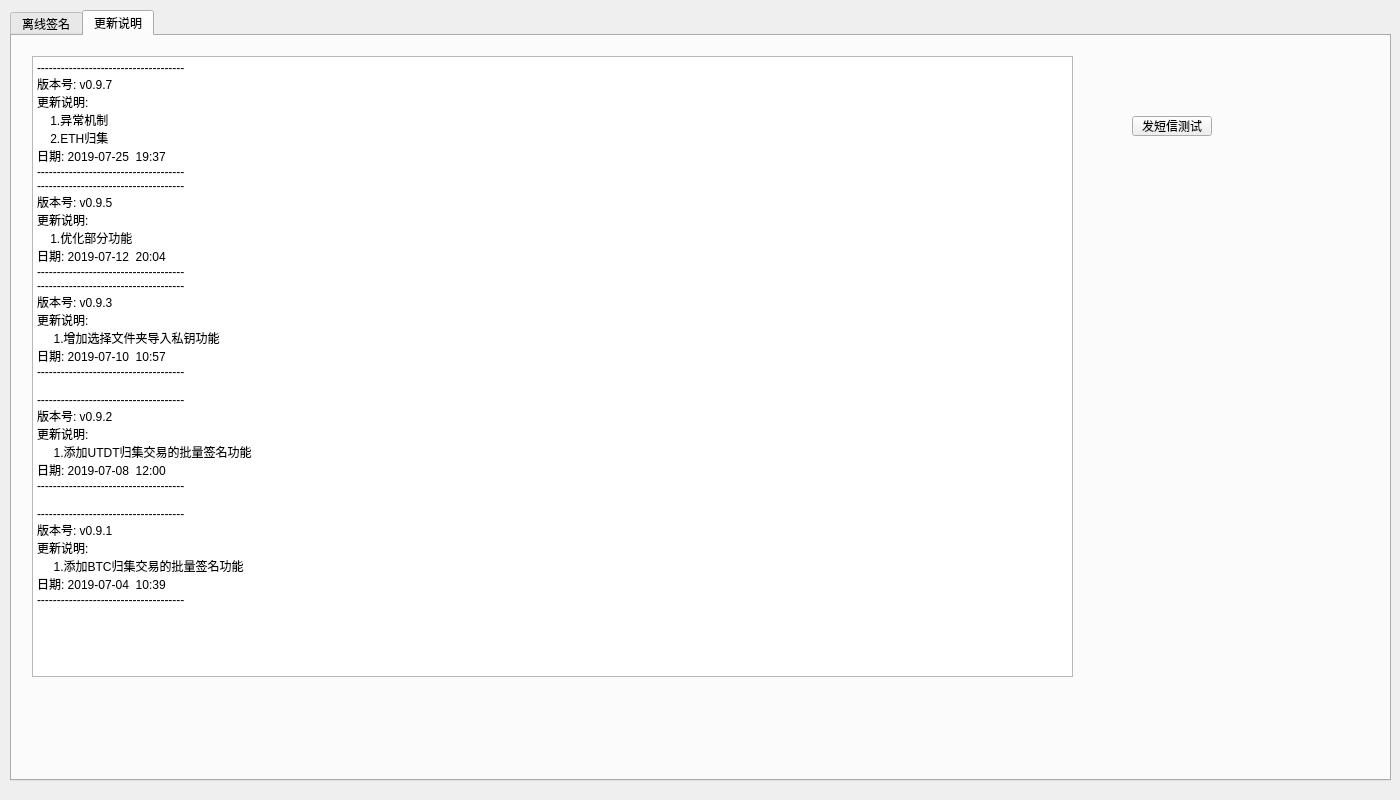
<?xml version="1.0" encoding="UTF-8"?>
<ui version="4.0">
 <class>CMainWindow</class>
 <widget class="QWidget" name="CMainWindow">
  <property name="geometry">
   <rect>
    <x>0</x>
    <y>0</y>
    <width>1400</width>
    <height>800</height>
   </rect>
  </property>
  <property name="minimumSize">
   <size>
    <width>1400</width>
    <height>800</height>
   </size>
  </property>
  <property name="maximumSize">
   <size>
    <width>1400</width>
    <height>800</height>
   </size>
  </property>
  <property name="windowTitle">
   <string>离线签名平台</string>
  </property>
  <widget class="QTabWidget" name="tabWidget">
   <property name="enabled">
    <bool>true</bool>
   </property>
   <property name="geometry">
    <rect>
     <x>10</x>
     <y>10</y>
     <width>1381</width>
     <height>771</height>
    </rect>
   </property>
   <property name="currentIndex">
    <number>1</number>
   </property>
   <widget class="QWidget" name="tabw_tx_off_sig">
    <attribute name="title">
     <string>离线签名</string>
    </attribute>
    <widget class="QLineEdit" name="le_tx_file_path">
     <property name="geometry">
      <rect>
       <x>370</x>
       <y>10</y>
       <width>281</width>
       <height>35</height>
      </rect>
     </property>
     <property name="minimumSize">
      <size>
       <width>281</width>
       <height>35</height>
      </size>
     </property>
     <property name="maximumSize">
      <size>
       <width>281</width>
       <height>35</height>
      </size>
     </property>
     <property name="cursor">
      <cursorShape>PointingHandCursor</cursorShape>
     </property>
     <property name="readOnly">
      <bool>true</bool>
     </property>
    </widget>
    <widget class="QPushButton" name="btn_import_tx_file">
     <property name="geometry">
      <rect>
       <x>680</x>
       <y>10</y>
       <width>150</width>
       <height>35</height>
      </rect>
     </property>
     <property name="minimumSize">
      <size>
       <width>150</width>
       <height>35</height>
      </size>
     </property>
     <property name="maximumSize">
      <size>
       <width>150</width>
       <height>35</height>
      </size>
     </property>
     <property name="cursor">
      <cursorShape>PointingHandCursor</cursorShape>
     </property>
     <property name="text">
      <string>导入交易文件</string>
     </property>
    </widget>
    <widget class="QPushButton" name="btn_sig_sel_tx">
     <property name="geometry">
      <rect>
       <x>1020</x>
       <y>10</y>
       <width>150</width>
       <height>35</height>
      </rect>
     </property>
     <property name="minimumSize">
      <size>
       <width>150</width>
       <height>35</height>
      </size>
     </property>
     <property name="maximumSize">
      <size>
       <width>150</width>
       <height>35</height>
      </size>
     </property>
     <property name="cursor">
      <cursorShape>PointingHandCursor</cursorShape>
     </property>
     <property name="text">
      <string>确认签名选中</string>
     </property>
    </widget>
    <widget class="QTableWidget" name="tbw_sign_withdraw_tx">
     <property name="geometry">
      <rect>
       <x>30</x>
       <y>60</y>
       <width>1320</width>
       <height>670</height>
      </rect>
     </property>
    </widget>
    <widget class="QPushButton" name="btn_export_tx_file">
     <property name="geometry">
      <rect>
       <x>1200</x>
       <y>10</y>
       <width>150</width>
       <height>35</height>
      </rect>
     </property>
     <property name="minimumSize">
      <size>
       <width>150</width>
       <height>35</height>
      </size>
     </property>
     <property name="maximumSize">
      <size>
       <width>150</width>
       <height>35</height>
      </size>
     </property>
     <property name="cursor">
      <cursorShape>PointingHandCursor</cursorShape>
     </property>
     <property name="text">
      <string>导出已签名交易文件</string>
     </property>
    </widget>
    <widget class="QComboBox" name="cbx_coin_type">
     <property name="geometry">
      <rect>
       <x>210</x>
       <y>10</y>
       <width>131</width>
       <height>35</height>
      </rect>
     </property>
     <property name="minimumSize">
      <size>
       <width>131</width>
       <height>35</height>
      </size>
     </property>
     <property name="maximumSize">
      <size>
       <width>131</width>
       <height>35</height>
      </size>
     </property>
     <property name="cursor">
      <cursorShape>ArrowCursor</cursorShape>
     </property>
     <item>
      <property name="text">
       <string>请选择币种</string>
      </property>
     </item>
    </widget>
    <widget class="QLabel" name="label">
     <property name="geometry">
      <rect>
       <x>150</x>
       <y>10</y>
       <width>50</width>
       <height>35</height>
      </rect>
     </property>
     <property name="minimumSize">
      <size>
       <width>50</width>
       <height>35</height>
      </size>
     </property>
     <property name="maximumSize">
      <size>
       <width>50</width>
       <height>35</height>
      </size>
     </property>
     <property name="cursor">
      <cursorShape>ArrowCursor</cursorShape>
     </property>
     <property name="text">
      <string>币种:</string>
     </property>
    </widget>
    <widget class="QPushButton" name="btn_ImportPrivKey">
     <property name="geometry">
      <rect>
       <x>850</x>
       <y>10</y>
       <width>150</width>
       <height>35</height>
      </rect>
     </property>
     <property name="minimumSize">
      <size>
       <width>150</width>
       <height>35</height>
      </size>
     </property>
     <property name="maximumSize">
      <size>
       <width>150</width>
       <height>35</height>
      </size>
     </property>
     <property name="cursor">
      <cursorShape>PointingHandCursor</cursorShape>
     </property>
     <property name="text">
      <string>导入私钥</string>
     </property>
    </widget>
    <widget class="QCheckBox" name="checkBox_SelAll">
     <property name="geometry">
      <rect>
       <x>40</x>
       <y>20</y>
       <width>73</width>
       <height>18</height>
      </rect>
     </property>
     <property name="text">
      <string>全选</string>
     </property>
    </widget>
   </widget>
   <widget class="QWidget" name="tabw_update_log">
    <attribute name="title">
     <string>更新说明</string>
    </attribute>
    <widget class="QTextEdit" name="textEdit">
     <property name="geometry">
      <rect>
       <x>20</x>
       <y>20</y>
       <width>1041</width>
       <height>621</height>
      </rect>
     </property>
     <property name="html">
      <string>&lt;!DOCTYPE HTML PUBLIC &quot;-//W3C//DTD HTML 4.0//EN&quot; &quot;http://www.w3.org/TR/REC-html40/strict.dtd&quot;&gt;
&lt;html&gt;&lt;head&gt;&lt;meta name=&quot;qrichtext&quot; content=&quot;1&quot; /&gt;&lt;style type=&quot;text/css&quot;&gt;
p, li { white-space: pre-wrap; }
&lt;/style&gt;&lt;/head&gt;&lt;body style=&quot; font-family:'SimSun'; font-size:9pt; font-weight:400; font-style:normal;&quot;&gt;
&lt;p style=&quot; margin-top:0px; margin-bottom:0px; margin-left:0px; margin-right:0px; -qt-block-indent:0; text-indent:0px;&quot;&gt;-------------------------------------&lt;/p&gt;
&lt;p style=&quot; margin-top:0px; margin-bottom:0px; margin-left:0px; margin-right:0px; -qt-block-indent:0; text-indent:0px;&quot;&gt;版本号: v0.9.7&lt;/p&gt;
&lt;p style=&quot; margin-top:0px; margin-bottom:0px; margin-left:0px; margin-right:0px; -qt-block-indent:0; text-indent:0px;&quot;&gt;更新说明: &lt;/p&gt;
&lt;p style=&quot; margin-top:0px; margin-bottom:0px; margin-left:0px; margin-right:0px; -qt-block-indent:0; text-indent:0px;&quot;&gt;    1.异常机制&lt;/p&gt;
&lt;p style=&quot; margin-top:0px; margin-bottom:0px; margin-left:0px; margin-right:0px; -qt-block-indent:0; text-indent:0px;&quot;&gt;    2.ETH归集&lt;/p&gt;
&lt;p style=&quot; margin-top:0px; margin-bottom:0px; margin-left:0px; margin-right:0px; -qt-block-indent:0; text-indent:0px;&quot;&gt;日期: 2019-07-25  19:37&lt;/p&gt;
&lt;p style=&quot; margin-top:0px; margin-bottom:0px; margin-left:0px; margin-right:0px; -qt-block-indent:0; text-indent:0px;&quot;&gt;-------------------------------------&lt;/p&gt;
&lt;p style=&quot; margin-top:0px; margin-bottom:0px; margin-left:0px; margin-right:0px; -qt-block-indent:0; text-indent:0px;&quot;&gt;-------------------------------------&lt;/p&gt;
&lt;p style=&quot; margin-top:0px; margin-bottom:0px; margin-left:0px; margin-right:0px; -qt-block-indent:0; text-indent:0px;&quot;&gt;版本号: v0.9.5&lt;/p&gt;
&lt;p style=&quot; margin-top:0px; margin-bottom:0px; margin-left:0px; margin-right:0px; -qt-block-indent:0; text-indent:0px;&quot;&gt;更新说明: &lt;/p&gt;
&lt;p style=&quot; margin-top:0px; margin-bottom:0px; margin-left:0px; margin-right:0px; -qt-block-indent:0; text-indent:0px;&quot;&gt;    1.优化部分功能&lt;/p&gt;
&lt;p style=&quot; margin-top:0px; margin-bottom:0px; margin-left:0px; margin-right:0px; -qt-block-indent:0; text-indent:0px;&quot;&gt;日期: 2019-07-12  20:04&lt;/p&gt;
&lt;p style=&quot; margin-top:0px; margin-bottom:0px; margin-left:0px; margin-right:0px; -qt-block-indent:0; text-indent:0px;&quot;&gt;-------------------------------------&lt;/p&gt;
&lt;p style=&quot; margin-top:0px; margin-bottom:0px; margin-left:0px; margin-right:0px; -qt-block-indent:0; text-indent:0px;&quot;&gt;-------------------------------------&lt;/p&gt;
&lt;p style=&quot; margin-top:0px; margin-bottom:0px; margin-left:0px; margin-right:0px; -qt-block-indent:0; text-indent:0px;&quot;&gt;版本号: v0.9.3&lt;/p&gt;
&lt;p style=&quot; margin-top:0px; margin-bottom:0px; margin-left:0px; margin-right:0px; -qt-block-indent:0; text-indent:0px;&quot;&gt;更新说明: &lt;/p&gt;
&lt;p style=&quot; margin-top:0px; margin-bottom:0px; margin-left:0px; margin-right:0px; -qt-block-indent:0; text-indent:0px;&quot;&gt;     1.增加选择文件夹导入私钥功能&lt;/p&gt;
&lt;p style=&quot; margin-top:0px; margin-bottom:0px; margin-left:0px; margin-right:0px; -qt-block-indent:0; text-indent:0px;&quot;&gt;日期: 2019-07-10  10:57&lt;/p&gt;
&lt;p style=&quot; margin-top:0px; margin-bottom:0px; margin-left:0px; margin-right:0px; -qt-block-indent:0; text-indent:0px;&quot;&gt;-------------------------------------&lt;/p&gt;
&lt;p style=&quot;-qt-paragraph-type:empty; margin-top:0px; margin-bottom:0px; margin-left:0px; margin-right:0px; -qt-block-indent:0; text-indent:0px;&quot;&gt;&lt;br /&gt;&lt;/p&gt;
&lt;p style=&quot; margin-top:0px; margin-bottom:0px; margin-left:0px; margin-right:0px; -qt-block-indent:0; text-indent:0px;&quot;&gt;-------------------------------------&lt;/p&gt;
&lt;p style=&quot; margin-top:0px; margin-bottom:0px; margin-left:0px; margin-right:0px; -qt-block-indent:0; text-indent:0px;&quot;&gt;版本号: v0.9.2&lt;/p&gt;
&lt;p style=&quot; margin-top:0px; margin-bottom:0px; margin-left:0px; margin-right:0px; -qt-block-indent:0; text-indent:0px;&quot;&gt;更新说明: &lt;/p&gt;
&lt;p style=&quot; margin-top:0px; margin-bottom:0px; margin-left:0px; margin-right:0px; -qt-block-indent:0; text-indent:0px;&quot;&gt;     1.添加UTDT归集交易的批量签名功能&lt;/p&gt;
&lt;p style=&quot; margin-top:0px; margin-bottom:0px; margin-left:0px; margin-right:0px; -qt-block-indent:0; text-indent:0px;&quot;&gt;日期: 2019-07-08  12:00&lt;/p&gt;
&lt;p style=&quot; margin-top:0px; margin-bottom:0px; margin-left:0px; margin-right:0px; -qt-block-indent:0; text-indent:0px;&quot;&gt;-------------------------------------&lt;/p&gt;
&lt;p style=&quot;-qt-paragraph-type:empty; margin-top:0px; margin-bottom:0px; margin-left:0px; margin-right:0px; -qt-block-indent:0; text-indent:0px;&quot;&gt;&lt;br /&gt;&lt;/p&gt;
&lt;p style=&quot; margin-top:0px; margin-bottom:0px; margin-left:0px; margin-right:0px; -qt-block-indent:0; text-indent:0px;&quot;&gt;-------------------------------------&lt;/p&gt;
&lt;p style=&quot; margin-top:0px; margin-bottom:0px; margin-left:0px; margin-right:0px; -qt-block-indent:0; text-indent:0px;&quot;&gt;版本号: v0.9.1&lt;/p&gt;
&lt;p style=&quot; margin-top:0px; margin-bottom:0px; margin-left:0px; margin-right:0px; -qt-block-indent:0; text-indent:0px;&quot;&gt;更新说明: &lt;/p&gt;
&lt;p style=&quot; margin-top:0px; margin-bottom:0px; margin-left:0px; margin-right:0px; -qt-block-indent:0; text-indent:0px;&quot;&gt;     1.添加BTC归集交易的批量签名功能&lt;/p&gt;
&lt;p style=&quot; margin-top:0px; margin-bottom:0px; margin-left:0px; margin-right:0px; -qt-block-indent:0; text-indent:0px;&quot;&gt;日期: 2019-07-04  10:39&lt;/p&gt;
&lt;p style=&quot; margin-top:0px; margin-bottom:0px; margin-left:0px; margin-right:0px; -qt-block-indent:0; text-indent:0px;&quot;&gt;-------------------------------------&lt;/p&gt;
&lt;p style=&quot;-qt-paragraph-type:empty; margin-top:0px; margin-bottom:0px; margin-left:0px; margin-right:0px; -qt-block-indent:0; text-indent:0px;&quot;&gt;&lt;br /&gt;&lt;/p&gt;
&lt;p style=&quot;-qt-paragraph-type:empty; margin-top:0px; margin-bottom:0px; margin-left:0px; margin-right:0px; -qt-block-indent:0; text-indent:0px;&quot;&gt;&lt;br /&gt;&lt;/p&gt;&lt;/body&gt;&lt;/html&gt;</string>
     </property>
    </widget>
    <widget class="QPushButton" name="btn_sendSMS">
     <property name="geometry">
      <rect>
       <x>1120</x>
       <y>80</y>
       <width>80</width>
       <height>20</height>
      </rect>
     </property>
     <property name="text">
      <string>发短信测试</string>
     </property>
    </widget>
   </widget>
  </widget>
 </widget>
 <layoutdefault spacing="6" margin="11"/>
 <resources/>
 <connections/>
</ui>
